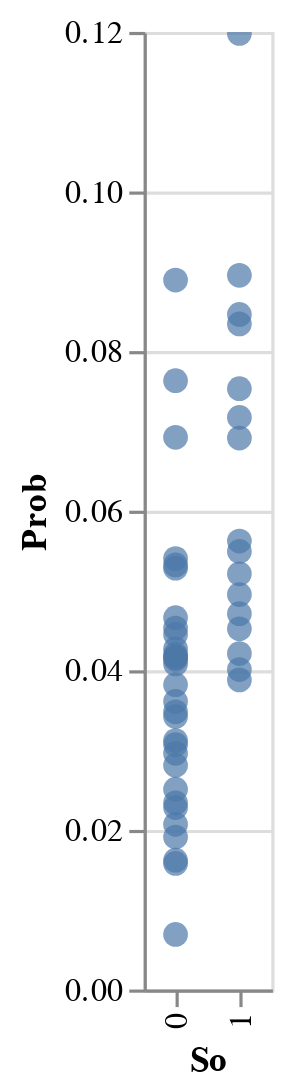

The notebook cell this image was saved under:
### Markdown cell above
### Visualizations

### Code cell
# Scatterplot
alt.Chart(data).mark_circle(size=60).encode(
    x='So:N',
    y='Prob',
    tooltip=['So', 'Prob', alt.Tooltip('Unnamed: 0', title="Crime")]
).interactive()

### Figure 1 — Vega-Lite specification as saved in the notebook (floating-point values rounded to 4 significant figures)
{"config": {"view": {"continuousWidth": 400, "continuousHeight": 300}}, "data": {"name": "data-a693ae88da660effb81c75b6c4eb90d6"}, "mark": {"type": "circle", "size": 60}, "encoding": {"tooltip": [{"field": "So", "type": "quantitative"}, {"field": "Prob", "type": "quantitative"}, {"field": "Unnamed: 0", "title": "Crime", "type": "quantitative"}], "x": {"field": "So", "type": "nominal"}, "y": {"field": "Prob", "type": "quantitative"}}, "selection": {"selector002": {"type": "interval", "bind": "scales", "encodings": ["x", "y"]}}, "$schema": "https://vega.github.io/schema/vega-lite/v4.17.0.json", "datasets": {"data-a693ae88da660effb81c75b6c4eb90d6": [{"Unnamed: 0": 1, "M": 151, "So": 1, "Ed": 91, "Po1": 58, "Po2": 56, "LF": 510, "M.F": 950, "Pop": 33, "NW": 301, "U1": 108, "U2": 41, "GDP": 394, "Ineq": 261, "Prob": 0.0846, "Time": 26.2, "y": 791}, {"Unnamed: 0": 2, "M": 143, "So": 0, "Ed": 113, "Po1": 103, "Po2": 95, "LF": 583, "M.F": 1012, "Pop": 13, "NW": 102, "U1": 96, "U2": 36, "GDP": 557, "Ineq": 194, "Prob": 0.0296, "Time": 25.3, "y": 1635}, {"Unnamed: 0": 3, "M": 142, "So": 1, "Ed": 89, "Po1": 45, "Po2": 44, "LF": 533, "M.F": 969, "Pop": 18, "NW": 219, "U1": 94, "U2": 33, "GDP": 318, "Ineq": 250, "Prob": 0.0834, "Time": 24.3, "y": 578}, {"Unnamed: 0": 4, "M": 136, "So": 0, "Ed": 121, "Po1": 149, "Po2": 141, "LF": 577, "M.F": 994, "Pop": 157, "NW": 80, "U1": 102, "U2": 39, "GDP": 673, "Ineq": 167, "Prob": 0.0158, "Time": 29.9, "y": 1969}, {"Unnamed: 0": 5, "M": 141, "So": 0, "Ed": 121, "Po1": 109, "Po2": 101, "LF": 591, "M.F": 985, "Pop": 18, "NW": 30, "U1": 91, "U2": 20, "GDP": 578, "Ineq": 174, "Prob": 0.0414, "Time": 21.3, "y": 1234}, {"Unnamed: 0": 6, "M": 121, "So": 0, "Ed": 110, "Po1": 118, "Po2": 115, "LF": 547, "M.F": 964, "Pop": 25, "NW": 44, "U1": 84, "U2": 29, "GDP": 689, "Ineq": 126, "Prob": 0.0342, "Time": 21.0, "y": 682}, {"Unnamed: 0": 7, "M": 127, "So": 1, "Ed": 111, "Po1": 82, "Po2": 79, "LF": 519, "M.F": 982, "Pop": 4, "NW": 139, "U1": 97, "U2": 38, "GDP": 620, "Ineq": 168, "Prob": 0.0421, "Time": 20.7, "y": 963}, {"Unnamed: 0": 8, "M": 131, "So": 1, "Ed": 109, "Po1": 115, "Po2": 109, "LF": 542, "M.F": 969, "Pop": 50, "NW": 179, "U1": 79, "U2": 35, "GDP": 472, "Ineq": 206, "Prob": 0.0401, "Time": 24.6, "y": 1555}, {"Unnamed: 0": 9, "M": 157, "So": 1, "Ed": 90, "Po1": 65, "Po2": 62, "LF": 553, "M.F": 955, "Pop": 39, "NW": 286, "U1": 81, "U2": 28, "GDP": 421, "Ineq": 239, "Prob": 0.0717, "Time": 29.4, "y": 856}, {"Unnamed: 0": 10, "M": 140, "So": 0, "Ed": 118, "Po1": 71, "Po2": 68, "LF": 632, "M.F": 1029, "Pop": 7, "NW": 15, "U1": 100, "U2": 24, "GDP": 526, "Ineq": 174, "Prob": 0.0445, "Time": 19.6, "y": 705}, {"Unnamed: 0": 11, "M": 124, "So": 0, "Ed": 105, "Po1": 121, "Po2": 116, "LF": 580, "M.F": 966, "Pop": 101, "NW": 106, "U1": 77, "U2": 35, "GDP": 657, "Ineq": 170, "Prob": 0.0162, "Time": 41.6, "y": 1674}, {"Unnamed: 0": 12, "M": 134, "So": 0, "Ed": 108, "Po1": 75, "Po2": 71, "LF": 595, "M.F": 972, "Pop": 47, "NW": 59, "U1": 83, "U2": 31, "GDP": 580, "Ineq": 172, "Prob": 0.0312, "Time": 34.3, "y": 849}, {"Unnamed: 0": 13, "M": 128, "So": 0, "Ed": 113, "Po1": 67, "Po2": 60, "LF": 624, "M.F": 972, "Pop": 28, "NW": 10, "U1": 77, "U2": 25, "GDP": 507, "Ineq": 206, "Prob": 0.0453, "Time": 36.3, "y": 511}, {"Unnamed: 0": 14, "M": 135, "So": 0, "Ed": 117, "Po1": 62, "Po2": 61, "LF": 595, "M.F": 986, "Pop": 22, "NW": 46, "U1": 77, "U2": 27, "GDP": 529, "Ineq": 190, "Prob": 0.0532, "Time": 21.5, "y": 664}, {"Unnamed: 0": 15, "M": 152, "So": 1, "Ed": 87, "Po1": 57, "Po2": 53, "LF": 530, "M.F": 986, "Pop": 30, "NW": 72, "U1": 92, "U2": 43, "GDP": 405, "Ineq": 264, "Prob": 0.0691, "Time": 22.7, "y": 798}, {"Unnamed: 0": 16, "M": 142, "So": 1, "Ed": 88, "Po1": 81, "Po2": 77, "LF": 497, "M.F": 956, "Pop": 33, "NW": 321, "U1": 116, "U2": 47, "GDP": 427, "Ineq": 247, "Prob": 0.0521, "Time": 26.1, "y": 946}, {"Unnamed: 0": 17, "M": 143, "So": 0, "Ed": 110, "Po1": 66, "Po2": 63, "LF": 537, "M.F": 977, "Pop": 10, "NW": 6, "U1": 114, "U2": 35, "GDP": 487, "Ineq": 166, "Prob": 0.0763, "Time": 19.1, "y": 539}, {"Unnamed: 0": 18, "M": 135, "So": 1, "Ed": 104, "Po1": 123, "Po2": 115, "LF": 537, "M.F": 978, "Pop": 31, "NW": 170, "U1": 89, "U2": 34, "GDP": 631, "Ineq": 165, "Prob": 0.1198, "Time": 18.2, "y": 929}, {"Unnamed: 0": 19, "M": 130, "So": 0, "Ed": 116, "Po1": 128, "Po2": 128, "LF": 536, "M.F": 934, "Pop": 51, "NW": 24, "U1": 78, "U2": 34, "GDP": 627, "Ineq": 135, "Prob": 0.0191, "Time": 24.9, "y": 750}, {"Unnamed: 0": 20, "M": 125, "So": 0, "Ed": 108, "Po1": 113, "Po2": 105, "LF": 567, "M.F": 985, "Pop": 78, "NW": 94, "U1": 130, "U2": 58, "GDP": 626, "Ineq": 166, "Prob": 0.0348, "Time": 26.4, "y": 1225}, {"Unnamed: 0": 21, "M": 126, "So": 0, "Ed": 108, "Po1": 74, "Po2": 67, "LF": 602, "M.F": 984, "Pop": 34, "NW": 12, "U1": 102, "U2": 33, "GDP": 557, "Ineq": 195, "Prob": 0.0228, "Time": 37.6, "y": 742}, {"Unnamed: 0": 22, "M": 157, "So": 1, "Ed": 89, "Po1": 47, "Po2": 44, "LF": 512, "M.F": 962, "Pop": 22, "NW": 423, "U1": 97, "U2": 34, "GDP": 288, "Ineq": 276, "Prob": 0.0895, "Time": 37.1, "y": 439}, {"Unnamed: 0": 23, "M": 132, "So": 0, "Ed": 96, "Po1": 87, "Po2": 83, "LF": 564, "M.F": 953, "Pop": 43, "NW": 92, "U1": 83, "U2": 32, "GDP": 513, "Ineq": 227, "Prob": 0.0307, "Time": 25.2, "y": 1216}, {"Unnamed: 0": 24, "M": 131, "So": 0, "Ed": 116, "Po1": 78, "Po2": 73, "LF": 574, "M.F": 1038, "Pop": 7, "NW": 36, "U1": 142, "U2": 42, "GDP": 540, "Ineq": 176, "Prob": 0.0416, "Time": 17.6, "y": 968}, {"Unnamed: 0": 25, "M": 130, "So": 0, "Ed": 116, "Po1": 63, "Po2": 57, "LF": 641, "M.F": 984, "Pop": 14, "NW": 26, "U1": 70, "U2": 21, "GDP": 486, "Ineq": 196, "Prob": 0.0692, "Time": 21.9, "y": 523}, {"Unnamed: 0": 26, "M": 131, "So": 0, "Ed": 121, "Po1": 160, "Po2": 143, "LF": 631, "M.F": 1071, "Pop": 3, "NW": 77, "U1": 102, "U2": 41, "GDP": 674, "Ineq": 152, "Prob": 0.0417, "Time": 22.1, "y": 1993}, {"Unnamed: 0": 27, "M": 135, "So": 0, "Ed": 109, "Po1": 69, "Po2": 71, "LF": 540, "M.F": 965, "Pop": 6, "NW": 4, "U1": 80, "U2": 22, "GDP": 564, "Ineq": 139, "Prob": 0.0361, "Time": 28.5, "y": 342}, {"Unnamed: 0": 28, "M": 152, "So": 0, "Ed": 112, "Po1": 82, "Po2": 76, "LF": 571, "M.F": 1018, "Pop": 10, "NW": 79, "U1": 103, "U2": 28, "GDP": 537, "Ineq": 215, "Prob": 0.0382, "Time": 25.8, "y": 1216}, {"Unnamed: 0": 29, "M": 119, "So": 0, "Ed": 107, "Po1": 166, "Po2": 157, "LF": 521, "M.F": 938, "Pop": 168, "NW": 89, "U1": 92, "U2": 36, "GDP": 637, "Ineq": 154, "Prob": 0.0234, "Time": 36.7, "y": 1043}, {"Unnamed: 0": 30, "M": 166, "So": 1, "Ed": 89, "Po1": 58, "Po2": 54, "LF": 521, "M.F": 973, "Pop": 46, "NW": 254, "U1": 72, "U2": 26, "GDP": 396, "Ineq": 237, "Prob": 0.0753, "Time": 28.3, "y": 696}, {"Unnamed: 0": 31, "M": 140, "So": 0, "Ed": 93, "Po1": 55, "Po2": 54, "LF": 535, "M.F": 1045, "Pop": 6, "NW": 20, "U1": 135, "U2": 40, "GDP": 453, "Ineq": 200, "Prob": 0.042, "Time": 21.8, "y": 373}, {"Unnamed: 0": 32, "M": 125, "So": 0, "Ed": 109, "Po1": 90, "Po2": 81, "LF": 586, "M.F": 964, "Pop": 97, "NW": 82, "U1": 105, "U2": 43, "GDP": 617, "Ineq": 163, "Prob": 0.0427, "Time": 30.9, "y": 754}, {"Unnamed: 0": 33, "M": 147, "So": 1, "Ed": 104, "Po1": 63, "Po2": 64, "LF": 560, "M.F": 972, "Pop": 23, "NW": 95, "U1": 76, "U2": 24, "GDP": 462, "Ineq": 233, "Prob": 0.0495, "Time": 25.5, "y": 1072}, {"Unnamed: 0": 34, "M": 126, "So": 0, "Ed": 118, "Po1": 97, "Po2": 97, "LF": 542, "M.F": 990, "Pop": 18, "NW": 21, "U1": 102, "U2": 35, "GDP": 589, "Ineq": 166, "Prob": 0.0408, "Time": 21.7, "y": 923}, {"Unnamed: 0": 35, "M": 123, "So": 0, "Ed": 102, "Po1": 97, "Po2": 87, "LF": 526, "M.F": 948, "Pop": 113, "NW": 76, "U1": 124, "U2": 50, "GDP": 572, "Ineq": 158, "Prob": 0.0207, "Time": 37.4, "y": 653}, {"Unnamed: 0": 36, "M": 150, "So": 0, "Ed": 100, "Po1": 109, "Po2": 98, "LF": 531, "M.F": 964, "Pop": 9, "NW": 24, "U1": 87, "U2": 38, "GDP": 559, "Ineq": 153, "Prob": 0.0069, "Time": 44.0, "y": 1272}, {"Unnamed: 0": 37, "M": 177, "So": 1, "Ed": 87, "Po1": 58, "Po2": 56, "LF": 638, "M.F": 974, "Pop": 24, "NW": 349, "U1": 76, "U2": 28, "GDP": 382, "Ineq": 254, "Prob": 0.0452, "Time": 31.7, "y": 831}, {"Unnamed: 0": 38, "M": 133, "So": 0, "Ed": 104, "Po1": 51, "Po2": 47, "LF": 599, "M.F": 1024, "Pop": 7, "NW": 40, "U1": 99, "U2": 27, "GDP": 425, "Ineq": 225, "Prob": 0.054, "Time": 16.7, "y": 566}, {"Unnamed: 0": 39, "M": 149, "So": 1, "Ed": 88, "Po1": 61, "Po2": 54, "LF": 515, "M.F": 953, "Pop": 36, "NW": 165, "U1": 86, "U2": 35, "GDP": 395, "Ineq": 251, "Prob": 0.0471, "Time": 27.3, "y": 826}, {"Unnamed: 0": 40, "M": 145, "So": 1, "Ed": 104, "Po1": 82, "Po2": 74, "LF": 560, "M.F": 981, "Pop": 96, "NW": 126, "U1": 88, "U2": 31, "GDP": 488, "Ineq": 228, "Prob": 0.0388, "Time": 29.3, "y": 1151}, {"Unnamed: 0": 41, "M": 148, "So": 0, "Ed": 122, "Po1": 72, "Po2": 66, "LF": 601, "M.F": 998, "Pop": 9, "NW": 19, "U1": 84, "U2": 20, "GDP": 590, "Ineq": 144, "Prob": 0.0251, "Time": 30.0, "y": 880}, {"Unnamed: 0": 42, "M": 141, "So": 0, "Ed": 109, "Po1": 56, "Po2": 54, "LF": 523, "M.F": 968, "Pop": 4, "NW": 2, "U1": 107, "U2": 37, "GDP": 489, "Ineq": 170, "Prob": 0.0889, "Time": 12.2, "y": 542}, {"Unnamed: 0": 43, "M": 162, "So": 1, "Ed": 99, "Po1": 75, "Po2": 70, "LF": 522, "M.F": 996, "Pop": 40, "NW": 208, "U1": 73, "U2": 27, "GDP": 496, "Ineq": 224, "Prob": 0.0549, "Time": 32.0, "y": 823}, {"Unnamed: 0": 44, "M": 136, "So": 0, "Ed": 121, "Po1": 95, "Po2": 96, "LF": 574, "M.F": 1012, "Pop": 29, "NW": 36, "U1": 111, "U2": 37, "GDP": 622, "Ineq": 162, "Prob": 0.0281, "Time": 30.0, "y": 1030}, {"Unnamed: 0": 45, "M": 139, "So": 1, "Ed": 88, "Po1": 46, "Po2": 41, "LF": 480, "M.F": 968, "Pop": 19, "NW": 49, "U1": 135, "U2": 53, "GDP": 457, "Ineq": 249, "Prob": 0.0562, "Time": 32.6, "y": 455}, {"Unnamed: 0": 46, "M": 126, "So": 0, "Ed": 104, "Po1": 106, "Po2": 97, "LF": 599, "M.F": 989, "Pop": 40, "NW": 24, "U1": 78, "U2": 25, "GDP": 593, "Ineq": 171, "Prob": 0.0466, "Time": 16.7, "y": 508}, {"Unnamed: 0": 47, "M": 130, "So": 0, "Ed": 121, "Po1": 90, "Po2": 91, "LF": 623, "M.F": 1049, "Pop": 3, "NW": 22, "U1": 113, "U2": 40, "GDP": 588, "Ineq": 160, "Prob": 0.0528, "Time": 16.1, "y": 849}]}}
